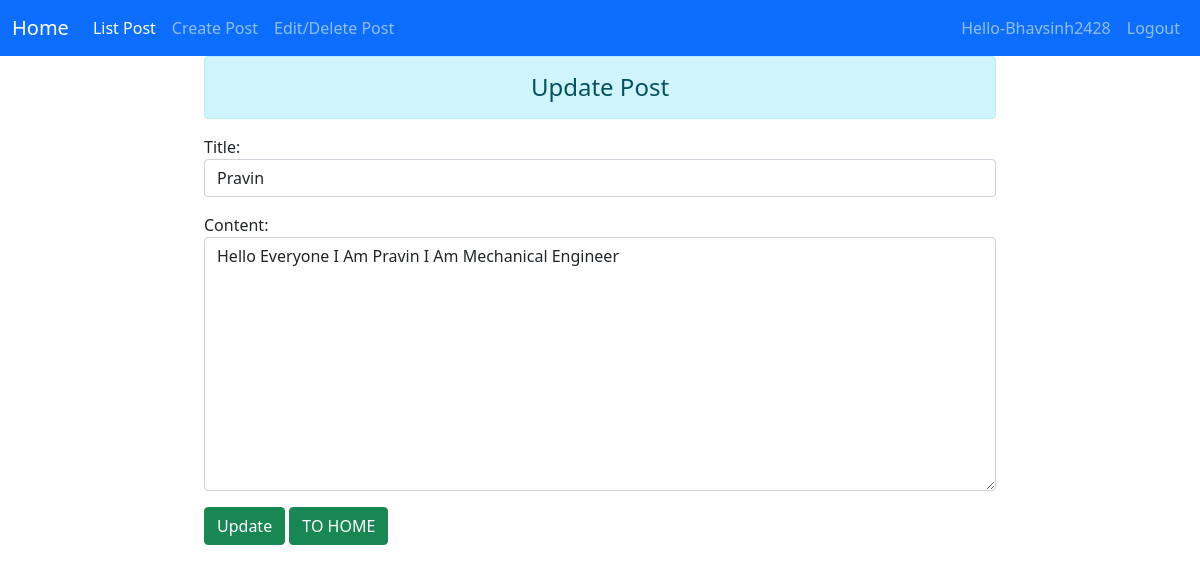
The app's page /update/3 (signed in) with its own data.
### BlogApp/models.py (models this page shows, shortened)
class Post(models.Model):
    title = models.CharField(max_length=5000)
    content = models.TextField()
    created_on = models.DateTimeField(auto_now_add=True)
    likes = models.ManyToManyField(User, related_name='blogpost_like', blank=True)

### BlogApp/views.py (the view)
# urls.py: path('update/<int:id>',views.update_data,name="updatedata"),
def update_data(request, id):
    if request.method == 'POST':
        pi = Post.objects.get(pk=id)
        fm = AddPost(request.POST, instance=pi)
        if fm.is_valid():
            fm.save()
            return HttpResponseRedirect('/list_post')
    else:
        pi = Post.objects.get(pk=id)
        fm = AddPost(instance=pi)
    return render(request, 'update.html', {'form': fm, 'isAdd': False})

### BlogApp/forms.py
class AddPost(forms.ModelForm):
    class Meta:
        model = Post
        fields = ('title', 'content')
        widgets = {
            'title': forms.TextInput(attrs={'class': 'form-control'}),
            'content': forms.Textarea(attrs={'class': 'form-control'}),
        }

### BlogApp/templates/update.html (shortened to what this page needs)
{% extends 'base.html' %}
{% block content %}
{% if  isAdd is not True %}
<div class="row">
<div class="col-sm-8 offset-2">
<h4 class="text-center alert alert-info"> Update Post</h4>
<form action="" method="POST" class="d-inline">
{{form.as_p}}
<input type="submit" class="btn btn-success" value="Update">
<a href="{% url 'blog_post' %}" class="btn btn-success">TO HOME</a>
</form>
</div>
</div>
{% endif%}
{% endblock content %}

### BlogApp/templates/base.html (shortened to what this page needs)
<!doctype html>
<html lang="en">
  <head>
    <link href="https://cdn.jsdelivr.net/npm/bootstrap@5.0.0-beta1/dist/css/bootstrap.min.css" rel="stylesheet">
  </head>
  <body>
    <nav class="navbar navbar-expand-lg navbar-dark bg-primary justify-content-between">
  <div class="container-fluid">
    <a class="navbar-brand" href="/blog_post">Home</a>
    <div class="collapse navbar-collapse" id="navbarSupportedContent">
      <ul class="navbar-nav me-auto mb-2 mb-lg-0">
        <li class="nav-item">
          <a class="nav-link active" aria-current="page" href="/blog_post">List Post</a>
        </li>
        <li class="nav-item">
          <a class="nav-link" href="/addpost">Create Post</a>
        </li>
        <li class="nav-item">
          <a class="nav-link" href="/list_post">Edit/Delete Post</a>
        </li>
      </ul>
     {% if user.is_authenticated %}
        <ul class="navbar-nav mr-sm-2">
					<li class="nav-item"> <a class="nav-link">Hello-{{user.username}}</a></li>
					<li class="nav-item">
					    <a class="nav-link" href="/logout">Logout</a>
					</li>
          {% endif %}
    </div>
  </div>
</nav>
{% block content %}
{% endblock content %}
  </body>
</html>

### records on screen
Post: title "Pravin", content "Hello Everyone I Am Pravin I Am Mechanical Engineer"

### other values on screen
{{ user.username }} "Bhavsinh2428"
